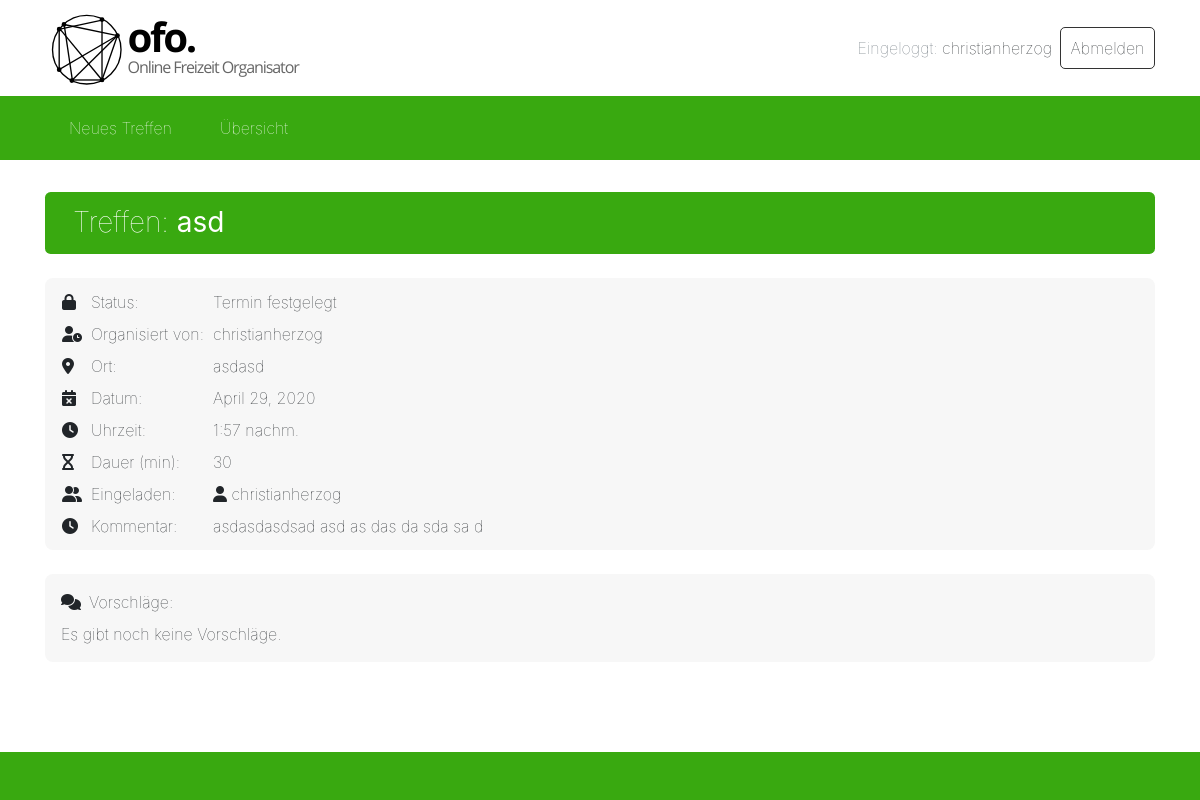
/events/14/ (signed in), run on the app's committed database.
### events/models.py (models this page shows, shortened)
class Event(models.Model):
    title = models.CharField(max_length=100)  # title/short description of the event
    organisator = models.ForeignKey(User, on_delete=models.CASCADE, related_name='organisator')  # user that created
    status = models.ForeignKey(Status, on_delete=models.CASCADE)  # status can be OPEN or DECIDED
    date = models.DateField()  # date of the event
    time = models.TimeField()  # time of the event
    duration = models.IntegerField() # duration in minutes
    place = models.CharField(max_length=100)  # place of the event
    guests = models.ManyToManyField(User, related_name='guests')   # many to many field for all the users that are
    comment = models.CharField(max_length=200)  # comment that is given from the organisator when he determines
    def get_event_status_str(self):
        if self.status.status == STATUS_OPEN:
            return 'Offen für Vorschläge'
        else:
            return 'Termin festgelegt'
    def event_is_open(self):
        if self.status.status == STATUS_OPEN:
            return True
        else:
            return False

class Status(models.Model):
    STATUS = (
        (STATUS_OPEN, 'OPEN'),
        (STATUS_DECIDED, 'DECIDED')
    )
    status = models.IntegerField(choices=STATUS)

### events/views.py (the view)
# urls.py: path('<int:event_id>/', views.detail, name='detail'),
@login_required(login_url='/login')  # login is required for showing the details of an event
def detail(request, event_id):
    try:
        event = Event.objects.get(pk=event_id)
    except Event.DoesNotExist:
        return redirect('overview')
    if event.organisator == request.user:
        is_organisator = True
    else:
        is_organisator = False
    if is_organisator and event.status.status == STATUS_OPEN:
        if request.method == 'POST':
            determine_event_form = DetermineEventForm(request.POST)
            if determine_event_form.is_valid():
                event.status = Status.objects.get(status=STATUS_DECIDED)
                event.date = determine_event_form.cleaned_data['date']
                event.time = determine_event_form.cleaned_data['time']
                event.place = determine_event_form.cleaned_data['place']
                event.comment = determine_event_form.cleaned_data['comment']
                event.save()
                event.refresh_from_db()
                determine_event_form = None
        else:
            determine_event_form = DetermineEventForm()
    else:
        determine_event_form = None
    try:
        Proposal.objects.filter(event=event).get(author=request.user)
        user_did_proposal = True
    except Proposal.DoesNotExist:
        user_did_proposal = False
    if not is_organisator and not user_did_proposal and event.status.status == STATUS_OPEN:
        if request.method == 'POST':
            proposal_form = ProposalForm(request.POST)
            if proposal_form.is_valid():
                new_proposal = Proposal.objects.create(event=event, date=proposal_form.cleaned_data['date'],
                                                       time=proposal_form.cleaned_data['time'],
                                                       place=proposal_form.cleaned_data['place'],
                                                       comment=proposal_form.cleaned_data['comment'],
                                                       author=request.user)
                user_did_proposal = True
        else:
            proposal_form = ProposalForm()
    else:
        proposal_form = None
    status = 'Offen für Vorschläge' if event.status == Status.objects.get(status=STATUS_OPEN) else 'Termin festgelegt'
    proposals = Proposal.objects.filter(event=event)
    guests = event.guests.all()
    context = {'proposal_form': proposal_form, 'determine_event_form': determine_event_form,
               'is_organisator': is_organisator, 'user_did_proposal': user_did_proposal,
               'event': event, 'guests': guests, 'status': status, 'proposals': proposals,
               'is_open_for_proposals': event.status.status == STATUS_OPEN}
    template = loader.get_template('events/events_detail.html')
    return HttpResponse(template.render(context, request))

### events/templates/events/events_detail.html (shortened to what this page needs)
{% extends "base.html" %}
{% block head_css_page %}
  {% load static %}
  <link rel="stylesheet" type="text/css" href="{% static 'events/css/styles.css' %}">
{% endblock head_css_page %}
{% block content %}
  <h3 class="mb-4 table-header">Treffen: <strong>{{ event.title }}</strong></h3>
  <div class="event-infos">
    <table>
      <tr>
        <td class="pt-1 pb-1">
          {% if event.event_is_open %}
            <i class="fas fa-lock-open" title="Offen für Vorschläge"></i>
          {% else %}
            <i class="fas fa-lock" title="Termin festgelegt"></i>
          {% endif %}
        </td>
        <td class="pt-1 pb-1 pl-2">Status:</td>
        <td class="pt-1 pb-1 pl-2">{{ event.get_event_status_str }}</td>
      </tr>
      <tr>
        <td class="pt-1 pb-1">
          <i class="fas fa-user-clock"></i>
        </td>
        <td class="pt-1 pb-1 pl-2">Organisiert von:</td>
        <td class="pt-1 pb-1 pl-2">{{ event.organisator.username }}</td>
      </tr>
      <tr>
        <td class="pt-1 pb-1">
          <i class="fas fa-map-marker-alt"></i>
        </td>
        <td class="pt-1 pb-1 pl-2">Ort:</td>
        <td class="pt-1 pb-1 pl-2">{{ event.place }}</td>
      </tr>
      <tr>
        <td class="pt-1 pb-1">
          <i class="fas fa-calendar-times"></i>
        </td>
        <td class="pt-1 pb-1 pl-2">Datum:</td>
        <td class="pt-1 pb-1 pl-2">{{ event.date }}</td>
      </tr>
      <tr>
        <td class="pt-1 pb-1">
          <i class="fas fa-clock"></i>
        </td>
        <td class="pt-1 pb-1 pl-2">Uhrzeit:</td>
        <td class="pt-1 pb-1 pl-2">{{ event.time }}</td>
      </tr>
      <tr>
        <td class="pt-1 pb-1">
          <i class="fas fa-hourglass"></i>
        </td>
        <td class="pt-1 pb-1 pl-2">Dauer (min):</td>
        <td class="pt-1 pb-1 pl-2">{{ event.duration }}</td>
      </tr>
      <tr>
        <td class="pt-1 pb-1" style="vertical-align: top;">
          <i class="fas fa-user-friends"></i>
        </td>
        <td class="pt-1 pb-1 pl-2" style="vertical-align: top;">Eingeladen:</td>
        <td class="pt-1 pb-1 pl-2">
          {% for guest in guests %}
            <i class="fas fa-user"></i> {{ guest.username }}<br>
          {% endfor %}
        </td>
      {% if not event.event_is_open %}
        <tr>
          <td class="pt-1 pb-1">
            <i class="fas fa-clock"></i>
          </td>
          <td class="pt-1 pb-1 pl-2">Kommentar:</td>
          <td class="pt-1 pb-1 pl-2">{{ event.comment }}</td>
        </tr>
      {% endif %}
      </tr>
    </table>
  </div>
  <div class="mt-4 proposals">
    <i class="fas fa-comments"></i><span class="pl-2">Vorschläge:</span>
    <div class="mt-2">
    {% if not proposals %}
      Es gibt noch keine Vorschläge.
    {% else %}
      {% for proposal in proposals %}
        {% include "events/events_detail_proposal_partial.html" %}
      {% endfor %}
    {% endif %}
    </div>
  </div>
{% endblock content %}

### templates/base.html (shortened to what this page needs)
<!DOCTYPE html>
<html>
<head>
    {% block head_css %}
        {% block head_css_site %}
            <link rel="stylesheet" href="https://stackpath.bootstrapcdn.com/bootstrap/4.4.1/css/bootstrap.min.css">
            {% load static %}
            <link rel="stylesheet" type="text/css" href="{% static 'base.css' %}">
            <link rel="stylesheet" type="text/css" href="{% static 'header.css' %}">
        {% endblock head_css_site %}
        {% block head_css_page %}
        {% endblock head_css_page %}
    {% endblock head_css %}
</head>
<body>
    <div class="container-fluid headerbar">
        <div class="container d-flex align-items-center">
        {% block logo %}
            <div style="flex: 1;">
                <img class="logo" src="{% static 'logo_183_55.svg' %}">
            </div>
        {% endblock logo %}
        {% block header %}
            {% if request.user.is_authenticated %}
                <div class="d-flex login-buttons logout-buttons">
                    <div class="d-flex align-items-center mr-2"><span class="text-secondary">Eingeloggt:&nbsp;</span><span>{{ request.user.username }}</span></div>
                    <a href="/logout" class="logout">Abmelden</a>
                </div>
            {% else %}
               <div class="d-flex login-buttons">
                    <a href="/login">Login</a>
                    <a href="/signup">Registrieren</a>
                </div>
            {% endif %}
        {% endblock header %}
        </div>
    </div>
    <div class="container-fluid menubar">
        <div class="container d-flex flex-row align-items-center">
        {% block menu %}
            <a href="/events/new">
                Neues Treffen
            </a>
            <a href="/events">
                Übersicht
            </a>
        {% endblock menu %}
        </div>
    </div>
    <div class="container">
        {% block content %}
        {% endblock content %}
    </div>
    <div class="container-fluid footer">
    </div>
</body>
</html>

### static/base.css (style rules this page uses)
body { min-height: 100vh; padding-bottom: 3em; position: relative; }
.footer { position: absolute; bottom: 0; background-color: #39a910; height: 3em; }

### static/header.css (style rules this page uses)
.headerbar { background-color: white; font-weight: lighter; }
.headerbar > .container { height: 6em; }
.logo { height: 5em; width: auto; }
.menubar { font-weight: lighter; background-color: #39a910; }
.menubar > .container { height: 4em; margin-bottom: 2em; }
.login-buttons a { text-decoration: none; color: inherit; border: 1px solid rgba(0, 0, 0, 0.8); border-radius: 5px; padding: 0.5em 0.6em; transition: 0.3s ease; }
.menubar a { padding: 0 1.5em; color: white; text-decoration: none; line-height: 4em; height: 100%; transition: 0.3s ease; font-weight: lighter; }

### events/static/events/css/styles.css (style rules this page uses)
.event-infos { background-color: rgb(247, 247, 247); border-radius: 0.5em; margin-bottom: 0.5em; padding: 0.5em 1em; font-weight: lighter; }
.event-infos tr { margin-bottom: 4em; }
h3.table-header { background-color: #39a910; color: white; font-weight: lighter; padding: 0.5em 1em; border-radius: 0.2em; }
.proposals { background-color: rgb(247, 247, 247); border-radius: 0.5em; margin-bottom: 0.5em; padding: 1em 1em; font-weight: lighter; }

### data on the page
Event: title "asd", get_event_status_str "Termin festgelegt", organisator.username "christianherzog", place "asdasd", date "April 29, 2020", time "1:57 nachm.", duration "30", comment "asdasdasdsad asd as das da sda sa d"

### other printed values
{{ request.user.username }} "christianherzog"
{{ guest.username }} "christianherzog"
